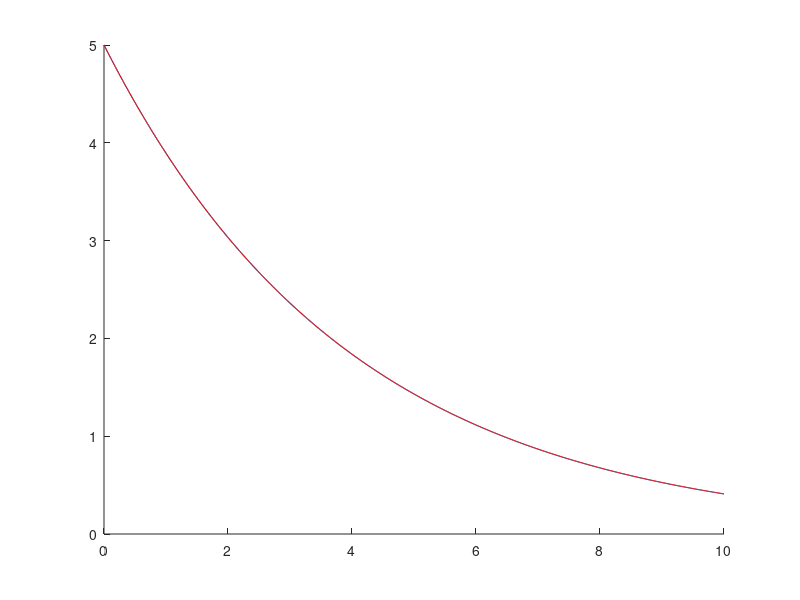

Write MATLAB code to recreate this figure.
%%Q1 w/o recursion

k = 0.25;
h = 0.01;
x0 = 5;
t = 0;

store = zeros(1,1001);
store(1) = x0;
tf = length(store);

for i = 2:tf
    x1 = x0 -(h*k*x0);
    store(i) = x1;
    x0 = x1;
end

hold on
figure(1);
t_arr = [0:0.01:10];
plot(t_arr,store);

%%Q1 analytical
x2 = 5*exp(-0.25*t_arr);
plot(t_arr,x2, "r");
hold off


%mse:
error = 0; %initialise error var to add to 
for i = 1:tf
    diff = x2(i) - store(i);
    diff = diff.^2;
    error = error + diff;
end

mse = error/tf;
disp(mse); %mse 3.4228e-06


%%Q2

